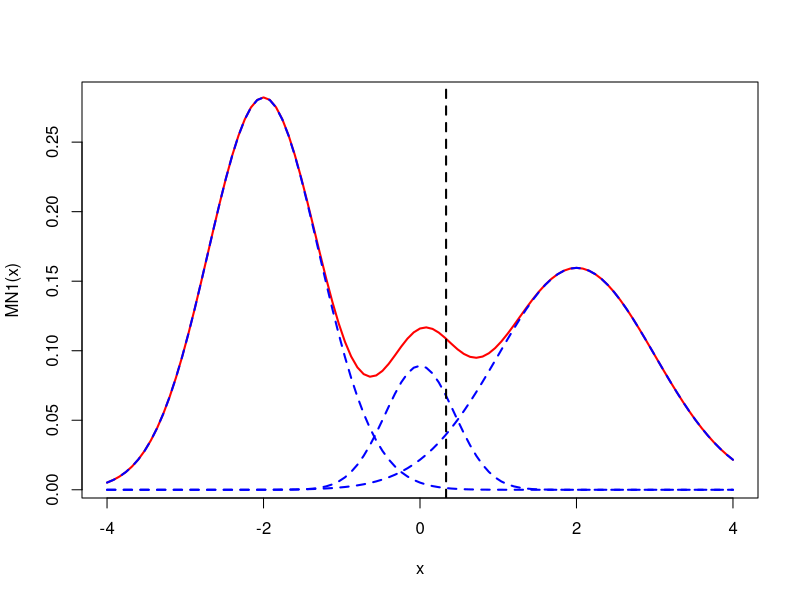
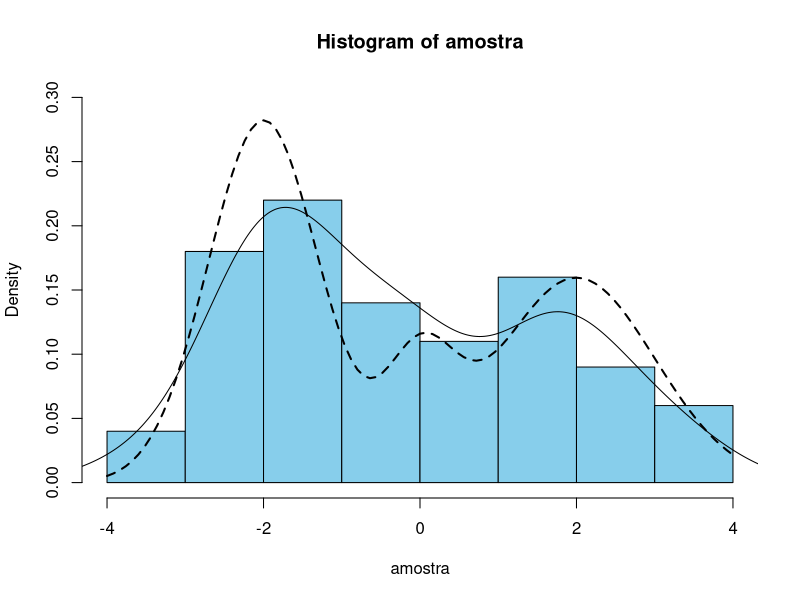
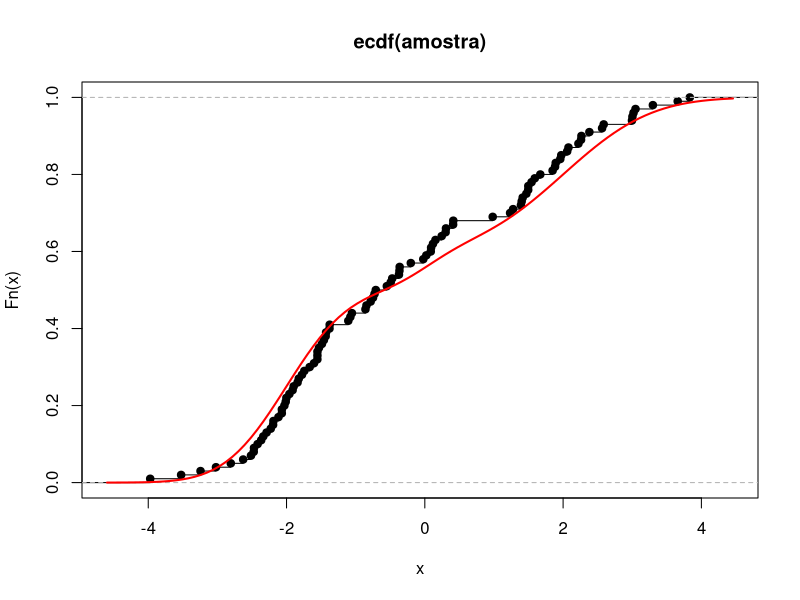
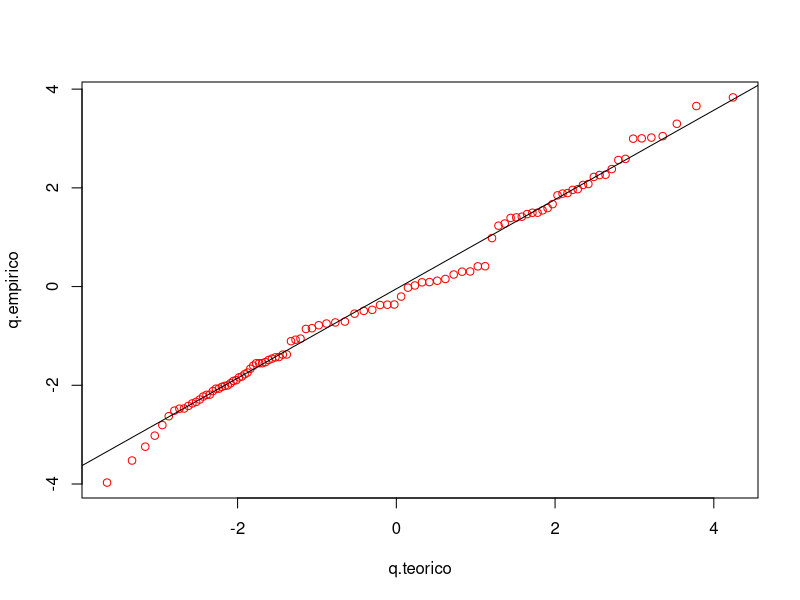
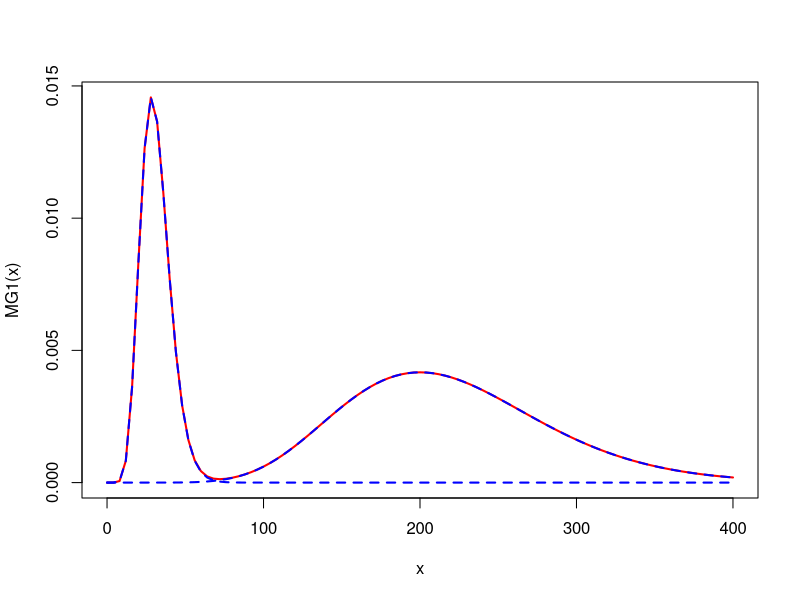
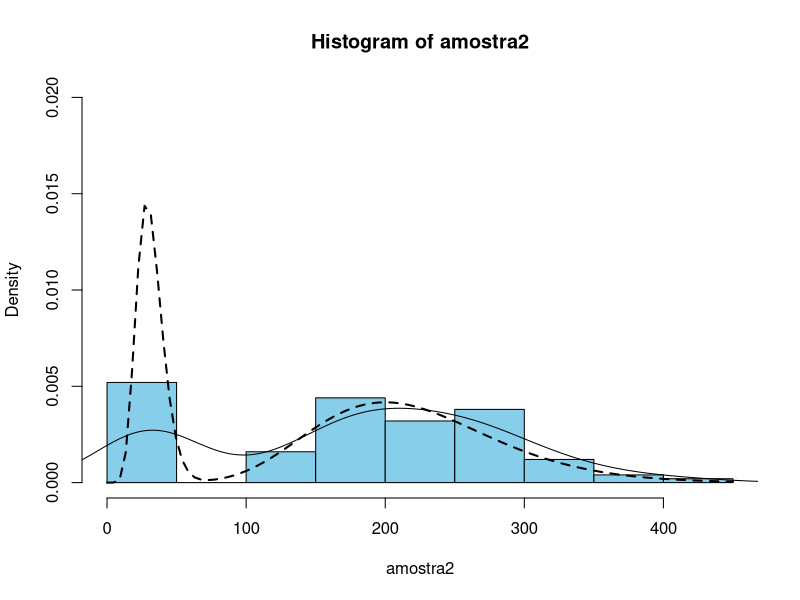
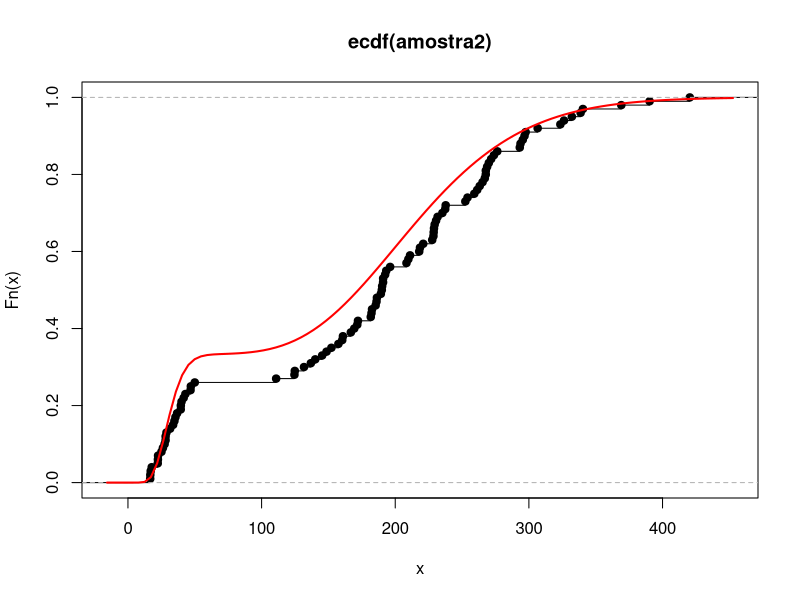

The R source for these figures, in order:
p1 <- 0.5
p2 <- 0.1 
p3 <- 0.4
mu1 <- -2
mu2 <- 0
mu3 <- 2
dp1 <- sqrt(0.5)
dp2 <- sqrt(0.2)
dp3 <- 1
MN1 <- function(x){
  p1*dnorm(x, mean = mu1, sd = dp1) + p2*dnorm(x, mean = mu2, sd = dp2) + p3*dnorm(x, mean = mu3, sd = dp3)
}
#acumulada
pMN1 <- function(x){
  p1*pnorm(x, mean = mu1, sd = dp1) + p2*pnorm(x, mean = mu2, sd = dp2) + p3*pnorm(x, mean = mu3, sd = dp3)
}
curve(MN1, xlim = c(-4, 4), col = 'red', lwd = 2)
curve(p1*dnorm(x, mean = mu1, sd = dp1), col = 'blue', add = T, lwd = 2, lty = 2)
curve(p2*dnorm(x, mean = mu2, sd = dp2), col = 'blue', add = T, lwd = 2, lty = 2)
curve(p3*dnorm(x, mean = mu3, sd = dp3), col = 'blue', add = T, lwd = 2, lty = 2)
abline(v = 1/3, col = 'black', lty = 2, lwd = 2)

medias <- c(mu1,mu2,mu3)
desvios <- c(dp1,dp2,dp3)
gera_MN1 <- function(x){
  pop <- sample(x = c(1, 2, 3), 1, prob = c(p1, p2, p3))
  rnorm(1)*desvios[pop] + medias[pop]
}
amostra <- replicate(100, gera_MN1())

hist(amostra, ylim = c(0, 0.3), prob = T, col = 'skyblue')
curve(MN1, add = T, lwd = 2, lty = 2)
lines(density(amostra))
#
Fn <- ecdf(amostra)
plot(Fn)
curve(pMN1, add = T, col = 'red', lwd = 2)
ks.test(amostra, pMN1)

#qq-plot
eq.MN1 <- function(x, p){
  pMN1(x) - p
}

q.empirico <- sort(amostra)
pes <- ppoints(100, a = 1/2)
q.empirico <- sort(amostra)
pes <- ppoints(100, a = 1/2)
q.teorico <- numeric(100)
i <- 1

for(p in pes){
  q <- uniroot(eq.MN1, lower = -5, upper = 5, p = p)
  q.teorico[i] <- q$root
  i <- i + 1
}

eq.MN1 <- function(x, p=0.75){
  pMN1(x) - p
}

uniroot(eq.MN1, lower = -5, upper = 5)

quartil_1 = -2.000
#quartil_2 = -0.586
quartil_3 = 1.681

pontos.empiricos <- quantile(amostra, probs = c(.25, .75))
pontos.teoricos <- c(quartil_1, quartil_3)

plot(x = q.teorico, y = q.empirico, col = 'red')
abline(lm(pontos.empiricos ~ pontos.teoricos), col = 'black')

#gAMMA
p4 <- 2/3
p5 <- 1/3
a_1 <-11 
a_2 <- 11
l_1 <- 1/20
l_2 <- 7/20
MG1 <- function(x){
  p4*dgamma(x,shape = a_1, rate= l_1) + p5*dgamma(x,shape = a_2, rate= l_2)
}
#acumulada das gamas 
pMG1 <- function(x){
  p4*pgamma(x,shape = a_1, rate= l_1) + p5*pgamma(x,shape = a_2, rate= l_2)
}
curve(MG1, xlim = c(0, 400), col = 'red', lwd = 2)
curve(p4*dgamma(x,shape = a_1, rate= l_1), col = 'blue', add = T, lwd = 2, lty = 2)
curve( p5*dgamma(x,shape = a_2, rate= l_2), col = 'blue', add = T, lwd = 2, lty = 2)

parametros <- matrix(c(a_1,a_2,l_1,l_2),
                     ncol = 2,
                     byrow = FALSE)
gerador_gamma <-function(x){
  i <- sample(x = c(1, 2), 1, prob = c(p4, p5))
  rgamma(1,shape = parametros[i,1],rate = parametros[i,2])
}
amostra2 <- replicate(100, gerador_gamma())

hist(amostra2, ylim = c(0, 0.02), prob = T, col = 'skyblue')
curve(MG1, add = T, lwd = 2, lty = 2)
lines(density(amostra2))

Fn <- ecdf(amostra2)
plot(Fn)
curve(pMG1, add = T, col = 'red', lwd = 2)
ks.test(amostra, pMG1)
